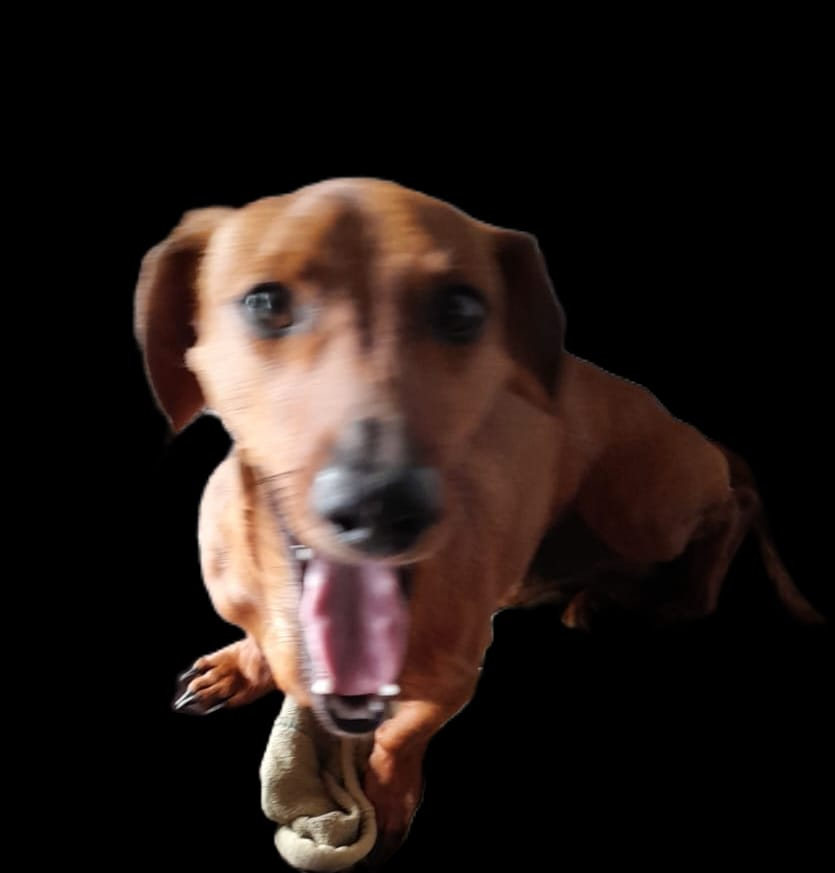
#> input picture tino.png, 835 x 873 px
$ python python.py
#> lines starting #> are read from the running program, lines starting #| are printed output that depends on the picture
import cv2
import imutils
face_cascade = cv2.CascadeClassifier('haarcascade_frontalface_default.xml')#Ponemos a la haarcascade como variable
cap = cv2.VideoCapture(0)#Nuestra camara
image = cv2.imread('tino.png', cv2.IMREAD_UNCHANGED)
#> image is the input picture: shape (873, 835, 4); mean B, G, R, A 23.2, 26.9, 37.4, 85.8
#image.shape =  (448, 900, 3)
#print('image.shape = ', image.shape)
#cv2.imshow('image', image[:,:,0])
while True:
    ret, frame = cap.read()#Capturamos el frame y comprobamos si la captura fue exitosa
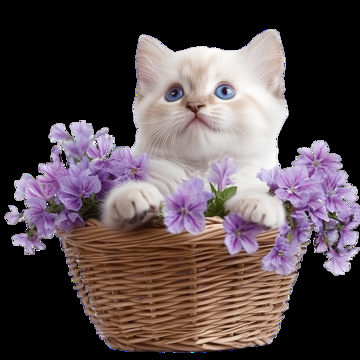
#> input picture cat.png, 360 x 360 px, given in place of the camera
#> frame is the input picture: shape (360, 360, 3); mean B, G, R 77.4, 74.6, 87.9
    if not ret:
        break

    grises = cv2.cvtColor(frame, cv2.COLOR_BGR2GRAY)
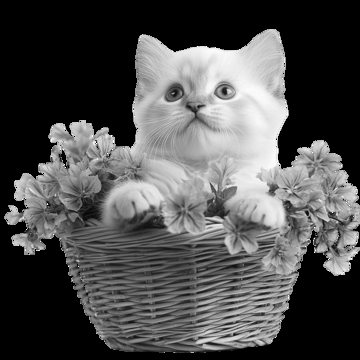
#> grises: shape (360, 360); min 0, max 255, mean 78.9
    cara = face_cascade.detectMultiScale(grises,1.1,4)
#> cara = ()
    for(x,y,w,h) in cara:
        cv2.rectangle(frame, (x,y ), (x+w, y+h), (0,0,255), 2)

        resized_image = imutils.resize(image, width=w)
        filas_image = resized_image.shape[0]
        col_image = w
        porcion_alto = filas_image // 10
        if y - filas_image >= 0:
            n_frame = frame[y - filas_image + porcion_alto: y + porcion_alto, x: x + w]


            mask = resized_image[:,:,3]
            mask_inv = cv2.bitwise_not(mask)

            bg_black = cv2.bitwise_and(resized_image, resized_image, mask=mask)
            bg_black = bg_black[:,:,0:3]
            bg_frame = cv2.bitwise_and(n_frame,n_frame, mask=mask_inv)

            #Sumar las dos imagenes
            result = cv2.add(bg_black, bg_frame)
            frame[y - filas_image + porcion_alto: y + porcion_alto, x: x + w] = result
#> this loop made 0 passes
            #cv2.imshow('result',result)

    cv2.imshow('Frame', frame)
    k = cv2.waitKey(30)
#> (key Esc is pressed here)
    if k == 27:
        break
cap.release()
